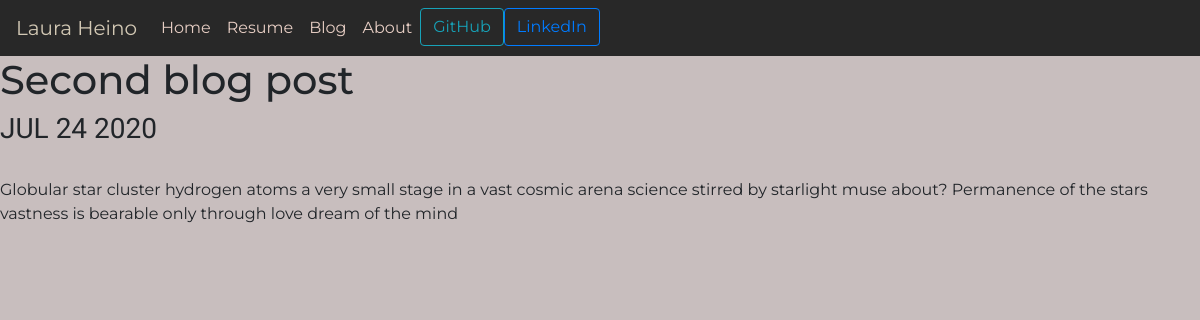
The app's page /blog/2/ with its own data.
### blog/models.py (models this page shows)
class Blog(models.Model):
    title = models.CharField(max_length=100)
    description = models.TextField(max_length=500)
    date = models.DateField()

### blog/views.py (the view)
# urls.py: path('<int:blog_id>/', views.detail, name='detail'),
def detail(request, blog_id):
    blog = get_object_or_404(Blog, pk=blog_id)
    return render(request, 'blog/detail.html', {'blog':blog})

### blog/templates/blog/detail.html
{% extends 'portfolio/base.html' %}
{% block content %}
<h1>{{ blog.title }}</h1>
<h3>{{ blog.date|date:'M d Y'|upper }}</h3>
<br>
<p>{{ blog.description }}</p>
{% endblock %}

### portfolio/static/portfolio/custom.css (style rules this page uses)
body { font-family: Montserrat; background-color: rgb(200, 190, 190); }
h2, h3 { font-family: Dosis; }

### records on screen
Blog: title "Second blog post", date "JUL 24 2020", description "Globular star cluster hydrogen atoms a very small stage in a vast cosmic arena science stirred by starlight muse about? Permanence of the stars vastness is bearable only through love dream of the mind"
